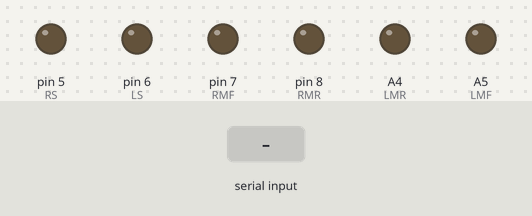
A sketch run on a simulated Arduino Uno, built with avr-gcc and run on an emulated ATmega328P. Shown: output pins drawn as LEDs (lit = HIGH). Inputs (shaded band) come from the test bench. The modem accepts every AT command (registered, SIM ready, sends succeed) and sends nothing else; what the sketch prints to the serial monitor is not drawn.

Above: at 2.2 s.
2.3 s: "90,45,200\n" received over the second serial link
At 3.4 s:
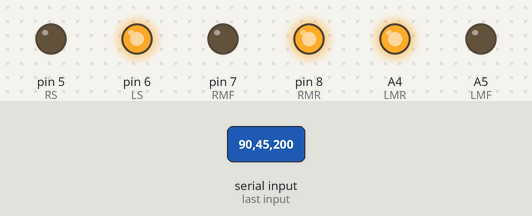
5.3 s: "30,150,10\n" received over the second serial link
At 5.7 s:
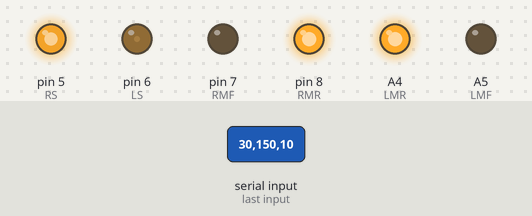
6.8 s: "30,150\n" received over the second serial link
At 8.0 s:
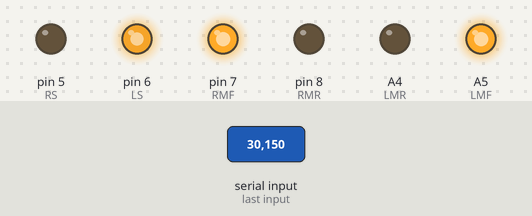
8.3 s: "1,90\n" received over the second serial link
At 12.5 s:
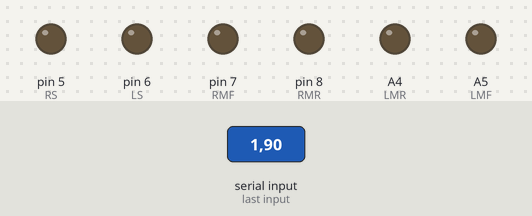
12.8 s: "90,45,200\n" received over the second serial link
At 13.8 s:
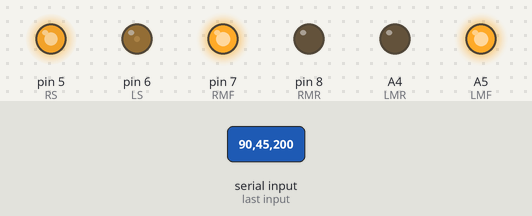
Timing chart, 0 to 17.3 s (numbered marks = the images above; inputs shaded):
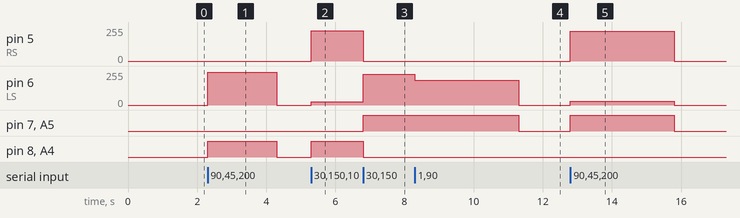

Measured:
- after the input at 2.3 s, pin 6 (LS): 0/255 → 247/255 at once, → 0/255 2.0 s later; pin 8 (RMR), A4 (LMR): LOW → HIGH at once, → LOW 2.0 s later
- after the input at 5.3 s, pin 5 (RS): 0/255 → 228/255 at once; pin 6 (LS): 0/255 → 24/255 at once; pin 8 (RMR), A4 (LMR): LOW → HIGH at once
- after the input at 6.8 s, pin 5 (RS): 228/255 → 0/255 at once; pin 6 (LS): 24/255 → 232/255 at once; pin 7 (RMF), A5 (LMF): LOW → HIGH at once; pin 8 (RMR), A4 (LMR): HIGH → LOW at once
- after the input at 8.3 s, pin 6 (LS): 232/255 → 187/255 at once, → 0/255 3.0 s later; pin 7 (RMF), A5 (LMF): HIGH → LOW after 3.0 s instead of 1.5 s
- after the input at 12.8 s, pin 5 (RS): 0/255 → 225/255 at once, → 0/255 3.0 s later; pin 6 (LS): 0/255 → 30/255 at once, → 0/255 3.0 s later; pin 7 (RMF), A5 (LMF): LOW → HIGH at once, → LOW 3.0 s later

The sketch:

BLE_car.ino
```cpp
//
// BLE_Car.ino
// This code control a robot car which is connected to a steering
// wheel over bluetooth which controls the output of the motors
// Instructables Post: https://www.instructables.com/id/Controlling-Robot-Over-Bluetooth-Using-Xbox-Steeri/
// Blog: http://www.roboroblog.wordpress.com
// Created By Ronan Byrne
// Last Updated 14/09/2016
//

#include<SoftwareSerial.h>

SoftwareSerial BTSerial(3, 2); //RX|TX

// Define Pins
int LMF = A5;
int LMR = A4;
int RMF = 7;
int RMR = 8;
int RS = 5;
int LS = 6;

// Define Variables
String message;
boolean Fdirection;
float wheel, rightPed, leftPed, Speed;

void setup() {
  Serial.begin(57600);
  BTSerial.begin(57600);

  pinMode(LMF, OUTPUT);
  pinMode(LMR, OUTPUT);
  pinMode(RMF, OUTPUT);
  pinMode(RMR, OUTPUT);
  pinMode(RS, OUTPUT);
  pinMode(LS, OUTPUT);
  Serial.println("AT");
  delay(1000);
  BTSerial.println("AT");

  // Set all outputs to off
  digitalWrite(LMF, LOW);
  digitalWrite(RMF, LOW);
  digitalWrite(LMR, LOW);
  digitalWrite(RMR, LOW);
  digitalWrite(RS, LOW);
  digitalWrite(LS, LOW);
}

void loop() {
  // Read from the HM-10
  if (BTSerial.available()) {
    // Parse the three floats
    wheel = BTSerial.parseFloat();
    leftPed = BTSerial.parseFloat();
    rightPed = BTSerial.parseFloat();
    message = String(wheel) + "," + String(leftPed) + "," +
              String(rightPed);
    //Serial.println(message);

    // Calculate the spped by the difference between the pedals
    Speed = ((rightPed - leftPed) / 5.0) * 255;
    if (Speed != 0) { // If speed is not zero, porcess data
      // If Speed is postive, the direction is forward
      if (Speed > 0.0) Fdirection = true;
      // if negative, the direction is reverse
      else {
        Fdirection = false;
        Speed = -Speed;
      }
      // Between 2.4V and 2.6V, the wheel is centered
      if (wheel > 2.6) {
        analogWrite(RS, Speed);
        analogWrite(LS, (1 - (wheel - 2.5) / 2.5)*Speed);
      }
      else if ( wheel < 2.4) {
        analogWrite(LS, Speed);
        analogWrite(RS, (wheel / 2.5)*Speed);
      }
      else {
        analogWrite(RS, Speed);
        analogWrite(LS, Speed);
      }


      if (Fdirection == true) {
        digitalWrite(LMF, HIGH);
        digitalWrite(RMF, HIGH);
        digitalWrite(LMR, LOW);
        digitalWrite(RMR, LOW);
      }
      else {
        digitalWrite(LMF, LOW);
        digitalWrite(RMF, LOW);
        digitalWrite(LMR, HIGH);
        digitalWrite(RMR, HIGH);
      }
    }
    else {
      digitalWrite(LMF, LOW);
      digitalWrite(RMF, LOW);
      digitalWrite(LMR, LOW);
      digitalWrite(RMR, LOW);
      analogWrite(RS, 0);
      analogWrite(LS, 0);
    }
  }
  //read from the Serial and print to the HM-10
  if (Serial.available()) {
    BTSerial.write(Serial.read());
  }
}
```
